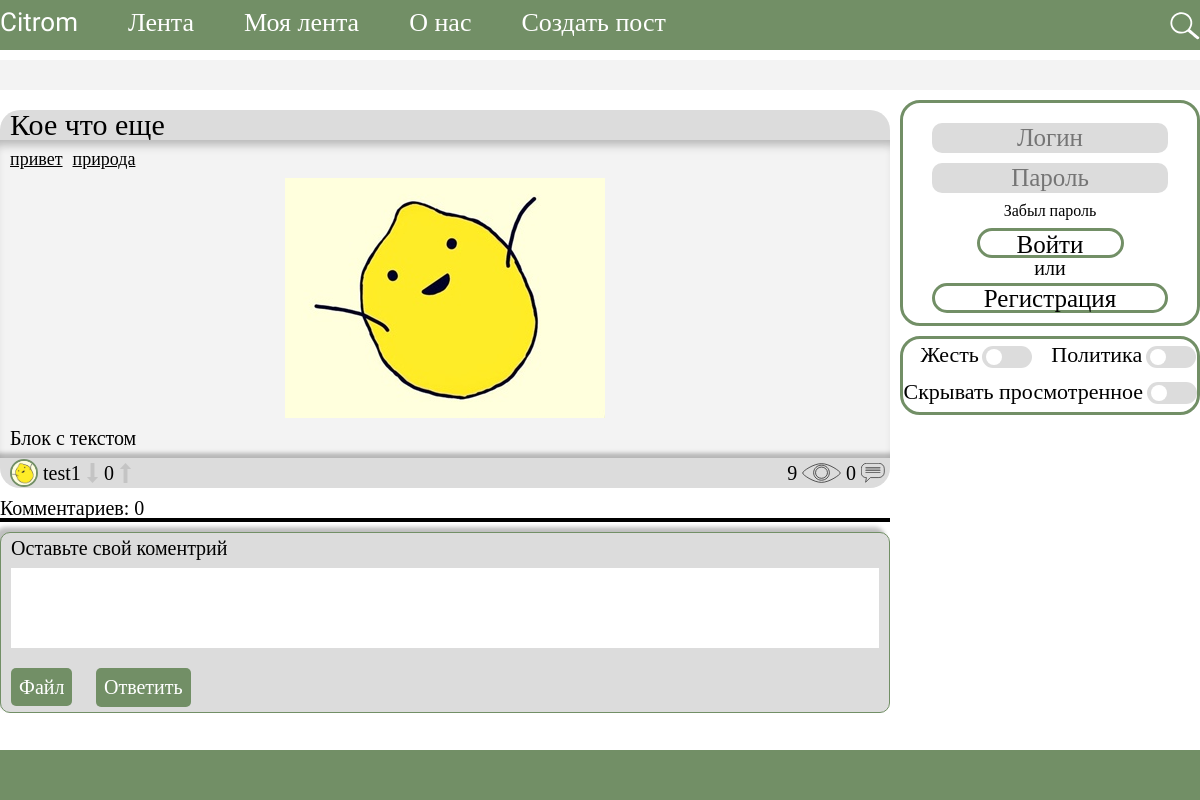
The page /post/241/ on the database as committed earlier.
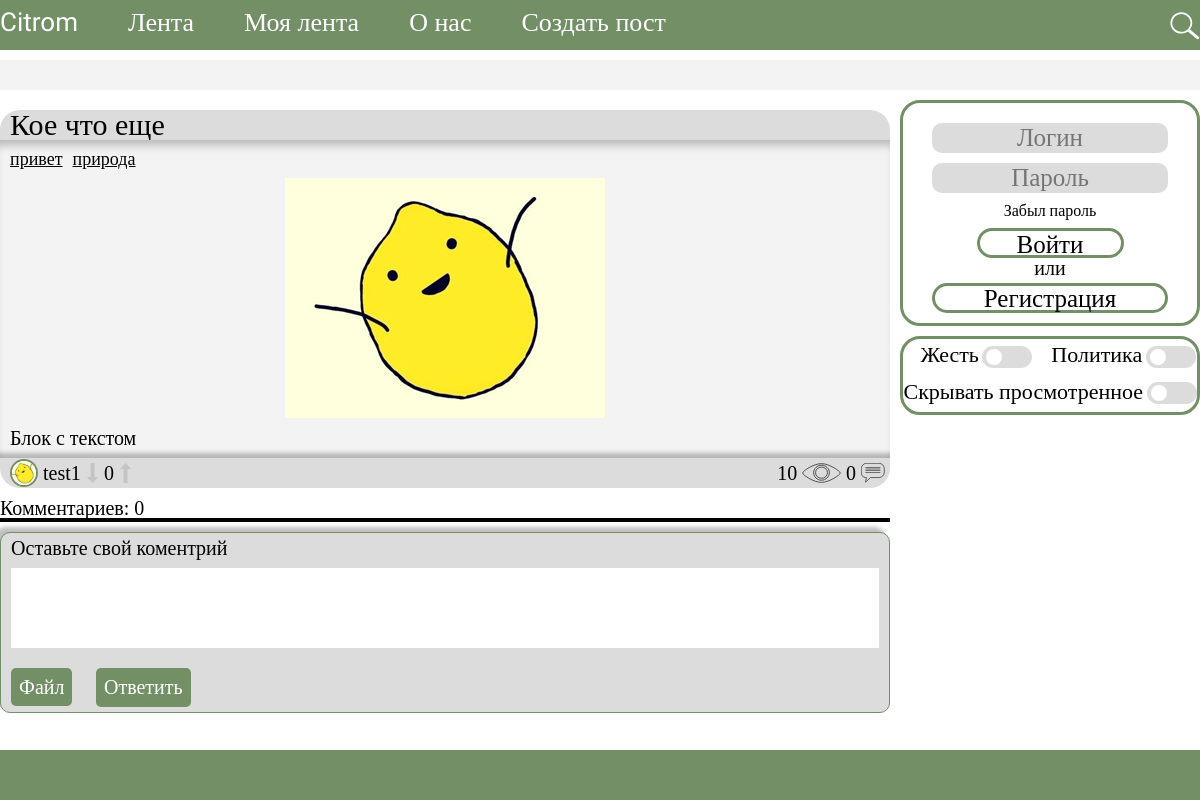
The same page on the database as committed later.
### mymodels/models.py (models this page shows, shortened)
class Posts(models.Model):
    author = models.ForeignKey(
        settings.AUTH_USER_MODEL, on_delete=models.CASCADE, blank=True, default='', verbose_name='Автор',
        help_text='Автор поста')
    name = models.CharField(max_length=150, verbose_name='Название',
                                help_text='Название поста')
    content = models.TextField(help_text='Контент поста', verbose_name='Контент', default='no')
    views = models.IntegerField(default=0, verbose_name='Просмотры',
                                help_text='Счеттчик просмотров')
    post_rating = models.IntegerField(default=0, verbose_name='Рейтинг',
                                      help_text='Рейтинг поста')
    date_create = models.DateTimeField(auto_now_add=True, verbose_name='Дата создания',
                                       help_text='Дата создания')
    def get_content_dict(self):
        return json.loads(self.content)
    class Meta:
        verbose_name = 'Пост'
        verbose_name_plural = 'Посты'

class Tags(models.Model):
    tag = models.CharField(max_length=60, unique=True, verbose_name='Тег',
                           help_text='Имя тега поста')
    posts = models.ManyToManyField(
        Posts, help_text='Свзять "Многих ко многим", тегов с постами"')
    count_posts = models.IntegerField(default=0, verbose_name='Счетчик постов',
                                      help_text='Счетчике постов')
    def __str__(self):
        return self.tag
    class Meta:
        verbose_name = 'Тег'
        verbose_name_plural = 'Теги'

class CustomUser(AbstractUser):
    objects = CustomUserManager()
    group  = models.SmallIntegerField(default=100,
                                     help_text='Номер группы пользователя. 100 - обычный пользователь')

class Profile(models.Model):
    user_base = models.OneToOneField(settings.AUTH_USER_MODEL, on_delete=models.CASCADE,
                                     help_text='Связь со стандартной моделью пользовтеля')
    user_rating = models.IntegerField(default=0,
                                        help_text='Рейтинг пользователя')
    avatar = models.ImageField(upload_to='avatars/%Y/%m/%d/', default='/default_avatar.svg',
                               help_text='Аватар пользователя')
    choices_gender = [
        ('',  ''),
        ('Male',  'Муж'),
        ('Female',  'Жен'),
    ]
    gender = models.CharField(
        max_length=6,
        choices=choices_gender,
        default='',
    )
    birth = models.DateField(null=True,
                             help_text='Дата рождения пользолвателя')
    about = models.TextField(max_length=1000, blank=True,
                             help_text='"О себе"')
    messages_count = models.BooleanField(default=0,
                                         help_text='1 если есть новые сообщения')

### post/views.py (the view, shortened to what this page needs)
# urls.py: path('<int:post_pk>/', Post.as_view(), name='post'),
class Post(DetailView, GetUserMixin):
    model = Posts
    template_name = 'post/post.html'
    pk_url_kwarg = 'post_pk'
    context_object_name = 'post_data'
    def get_queryset(self):
        return Posts.objects.select_related('author').prefetch_related(
            'evaluationposts_set', 'tags_set', 'comments_set').filter(pk=self.kwargs['post_pk'])
    def get_context_data(self, **kwargs):
        context = super().get_context_data(**kwargs)
        user = self.get_user_session()
        context['comments_count'] = Comments.objects.filter(post_id=self.kwargs['post_pk']).count()
        post = self.get_queryset()[0]
        if not user:
            context['eval'] = 0
        post_eval = post.evaluationposts_set.filter(user_id=user).first()
        if (post_eval == None):
            context['eval'] = 0
        elif post_eval.evaluation == True:
            context['eval'] = 1
        elif post_eval.evaluation == False:
            context['eval'] = -1
        is_access_denied, _ =  get_user_permission('change_post', user, post.author.username)
        if not is_access_denied:
            context['may_change'] = True
        return context
    def get(self, request, *args, **kwargs):
        post = get_object_or_404(Posts, pk=self.kwargs['post_pk'])
        user = self.get_user_session()
        return super().get(request, *args, **kwargs)

### templates/post/post.html (shortened to what this page needs)
{% extends "base.html" %}
{% load static %}
{% block head %}
{{ block.super }}
<link rel="stylesheet" href="{% static 'css/post_style.css' %}?v={{css_version}}">
<link rel="stylesheet" href="{% static 'css/comments.css' %}?v={{css_version}}">
<link rel="stylesheet" href="{% static 'css/post.css' %}?v={{css_version}}">
{% endblock head %}
{% block header %}
{{ block.super }}
{% endblock header %}
{% block content %}
{% include "post/wholly_post.html" %}
{% if not post_preview %}
    {% include "post/comments_wrapper.html" %}
{% endif %}
{% endblock content %}

### templates/base.html (shortened to what this page needs)
{% load static %}
<!DOCTYPE html>
<html lang="ru">
<head>
    {% block head %}
    <link rel="stylesheet" href="{% static 'css/main.css' %}?v={{css_version}}" />
    <link rel="stylesheet" href="{% static 'css/modal_window.css' %}?v={{css_version}}" />
    {% endblock head %}
</head>
<body>
    {% block header %}
    <header>
        <div class="fone_header">
        </div>
        <nav class="nav_header">
            <a href="/" class="text_header logo">
                <div class="">Citrom</div>
            </a>
            <a href="/" class="text_header">
                <div class="">Лента</div>
            </a>
            <a href="{% url 'subs' %}" class="text_header">
                <div class="">Моя лента</div>
            </a>
            <a href="{% url 'about_us' %}" class="text_header">
                <div class="">О нас</div>
            </a>
                <a href="{% url 'new_post' %}" class="text_header">
                    <div class="">Создать пост</div>
                </a>
                <div class="pass_header"></div>
                <form action="{% url 'search' %}" method="GET" class="text_header search">
                    <div class="magnifier">
                        <button>
                        <img src="{% static 'img/magnifier.svg' %}?v={{static_version}}" alt="поиск">
                        </button type="submit">
                    </div>
                </form>
        </nav>
    </header>
    {% endblock header %}
    <div class="break"></div>
    <main>
        <div class="page_content_wrapper">
            {% block content %}
            {% endblock content %}
        </div>
        <div class="sitebar">
            {% block sitebar %}
                {% block user_window %}
                    {% include "usermanager/login.html" %}
                {% endblock user_window %}
            {% block switchs %}
            <div class="temp_class_1 config_switch_wrapper">
                <div class="config_switch">
                    <label class="label_switch" for="gore">Жесть</label>
                    <label class="switch">
                        <span class="slider round"></span>
                    </label>
                </div>
                <div class="config_switch">
                    <label class="label_switch" for="politic">Политика</label>
                    <label class="switch">
                        <span class="slider round"></span>
                    </label>
                </div>
                <div class="config_switch">
                    <label class="label_switch" for="hide_view">Скрывать просмотренное</label>
                    <label class="switch">
                        <span class="slider round"></span>
                    </label>
                </div>
            </div>
            {% endblock switchs %}
            {% endblock sitebar %}
        </div>
    </main>
    <footer>
        <div class="fone_footer">
        </div>
    </footer>
</body>
</html>

### templates/post/wholly_post.html (shortened to what this page needs)
{% load static %}
<article class="post">
    <div class="post_name_wrapper">
                        <h2 class="post_name"><a href="
                            {% if post_preview %}
                            {%else%}
                                {% url 'post' post_data.id %}
                            {% endif %}
                        ">{{post_data.name}}</a></h2>
                </div>
    <section class="post_content">
        <span class="post_tags">
        {% for tag in post_data.tags_set.all %}
            <a href="{% url 'search' %}?tag=on&key={{tag}}" class="post_one_tag">{{tag}}</a>
        {% endfor %}
        </span>
        {% with post_data.get_content_dict.items as content %}
            {% include "post/post_content.html" %}
        {% endwith %}
    </section>
    <section class="post_footer" data-post="{{post_data.id}}">
            {% if post_preview %}
                <a href="{% url 'user_view' request.user %}" class="post_footer_cell post_avatar">
                <img src="{{user_avatar}}"
                {% else %}
                <a href="{% url 'user_view' post_data.author %}" class="post_footer_cell post_avatar">
                <img src="{{post_data.author.profile.avatar.url}}"
            {% endif %}
        alt="аватар">
        </a>
        <a href="
            {% if post_preview %}
                {% url 'user_view' request.user %}
            {% else %}
                {% url 'user_view' post_data.author %}
            {% endif %}
        " class="post_footer_cell post_author">{{post_data.author}}</a>
        <div class="post_footer_cell post_footer_img_wrapper post_dawn_arrow"
            onclick="eval_post(this.parentNode, false)"><img class="post_img_footer"
                {% if eval == -1 %}
                src="{% static 'img/big_dislike_eval.svg' %}?v={{static_version}}"
                {% else %}
                src="{% static 'img/big_dawn_neutral_eval.svg' %}?v={{static_version}}"
                {% endif %}
                alt="плохая оценка"></div>
        <div class="post_footer_cell post_count_score">{{post_data.post_rating}}</div>
        <div class="post_footer_cell post_footer_img_wrapper post_up_arrow" onclick="eval_post(this.parentNode, true)">
            <img class="post_img_footer"
            {% if eval == 1 %}
            src="{% static 'img/big_like_eval.svg' %}?v={{static_version}}"
            {% else %}
            src="{% static 'img/big_up_neutral_eval.svg' %}?v={{static_version}}"
            {% endif %}
            alt="хорошая оценка"></div>
        <div class="post_footer_cell post_count_viwes">{{post_data.views}}</div>
        <div class="post_footer_cell post_footer_img_wrapper post_eve"><img class="post_img_footer"
                src="{% static 'img/eve.svg' %}?v={{static_version}}" alt="картинка просмотров"></div>
        <div class="post_footer_cell post_count_comments">{{comments_count}}</div>
        {% if post_preview %}
        <a href="" class="post_footer_cell post_footer_img_wrapper post_img_comments">
        {% else %}
         <a href="{% url 'post' post_data.id %}" class="post_footer_cell post_footer_img_wrapper post_img_comments">
        {% endif %}
        <img class="post_img_footer"
                src="{% static 'img/message.svg' %}?v={{static_version}}" alt="картинка коментариев"></a>
    </section>
</article>

### templates/post/post_content.html (shortened to what this page needs)
{% load links_wrapper %}
  {% for key, values in content %}
                {% if "_img" in key %}
                <p class="post_content_cell">
                    <div class="post_content_cell_img_wrapper">
                        <img onload="try_post_content_uncover()" src="{{values}}" alt="Картинка к посту: {{post_data.name}}">
                    </div>
                </p>
                {% elif "_text" in key %}
                    {% autoescape off %}
                    <p class="post_content_cell">{% wrap_text values|safe|linebreaksbr %}</p>
                    {% endautoescape %}
                {% endif %}
            {% endfor %}

### templates/post/comments_wrapper.html (shortened to what this page needs)
<div class="comments_counter">Комментариев: {{comments_count}}</div>
<div class="comments_wrapper">
    <form class="comment" method="POST">
        <label class="comment_cell" id="label_comment">Оставьте свой коментрий</label>
        <textarea class="comment_cell comment_textarea" name="content" maxlength="2000"></textarea>
        <span>
            <label for="photo" class="comment_cell comment_input_footer">Файл</label>
            <button type="submit" class="comment_cell comment_input_footer">Ответить</button>
        </span>
    </form>
</div>

### templates/usermanager/login.html (shortened to what this page needs)
{% load static %}
{% if request.user.is_authenticated %}
    <aside class="temp_class_1 user_window_wrapper">
        <a class="user_avatar" href="{% url 'user_view' request.user %}"><img src="{{user_avatar}}"></a>
        <a class="user_name" href="{% url 'user_view' request.user %}">
            <div>{{request.user}} </div>
        </a>
        <a class="user_info" href="{% url 'user_view' request.user %}">
            <div>Посты </div>
        </a>
        <a class="user_count" href="{% url 'user_view' request.user %}">
            <div>{{posts_count}} </div>
        </a>
        <a class="user_info" href="{% url 'user_view' request.user %}">
            <div>Рейтинг </div>
        </a>
        <a class="user_count" href="{% url 'user_view' request.user %}">
            <div>{{user_rating}}</div>
        </a>
        {% comment %} <a class="user_info" href="{% url 'user_view' request.user %}">
            <div>Вернул сотку</div>
        </a>
        <a class="user_count" href="{% url 'user_view' request.user %}">
            <div>312 раз </div>
        </a> {% endcomment %}
        <a href="{% url 'user_view' request.user %}" class="user_small_btn">
            <div>Настройки </div>
        </a>
        <a class="user_small_btn" href="{% url 'messages_user' request.user %}">
            <div>Сообщения
                {% if user_new_message %}
                    <div class="new_message_user"></div>
                {% endif %}
            </div>
        </a>
        <div class="user_big_btn logout">
            <div>Выход </div>
        </div>
    </aside>
{% else %}
    <form method="POST" class="temp_class_1 user_window_wrapper">
        <input class="user_sell input_user" type="text" name="username" placeholder="Логин" maxlength="30" required>
        <input class="user_sell input_user" type="password" name="password" placeholder="Пароль" required>
        <span class="user_sell no_password">Забыл пароль</span>
        <button class="temp_class_1 user_sell enter_button" type="submit">Войти</button>
        <span class="or">или</span>
        <p class="temp_class_1 user_sell register_button">Регистрация</p>
    </form>
{% endif %}

### templates/setting_js.html (shortened to what this page needs)
{% load static %}

Rows that differ between the two databases and show on the page:
changed Posts "Кое что еще": views "9" → "10"
